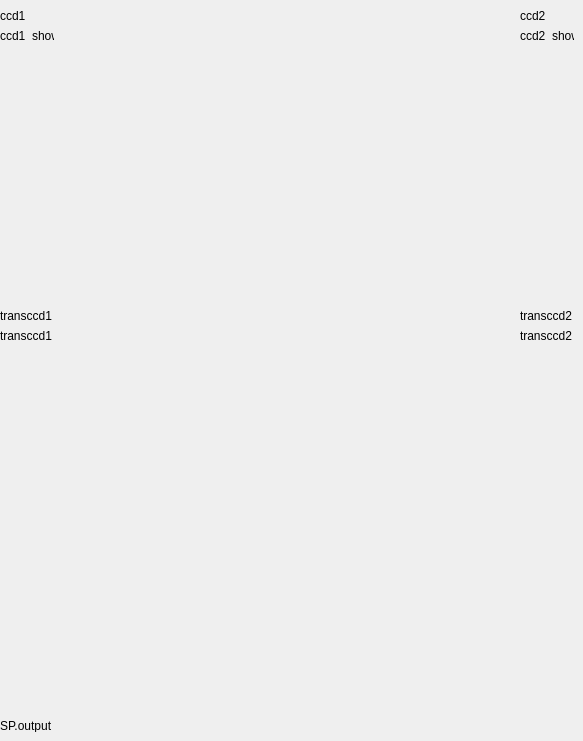
   <widget class="QWidget" name="tab_7">
    <attribute name="title">
     <string>串口图传</string>
    </attribute>
    <widget class="QLabel" name="s_SpeedLoop_output_label">
     <property name="geometry">
      <rect>
       <x>0</x>
       <y>720</y>
       <width>54</width>
       <height>12</height>
      </rect>
     </property>
     <property name="text">
      <string>SP.output</string>
     </property>
    </widget>
    <widget class="QLabel" name="ccd1_label">
     <property name="geometry">
      <rect>
       <x>0</x>
       <y>30</y>
       <width>54</width>
       <height>12</height>
      </rect>
     </property>
     <property name="text">
      <string>ccd1_show</string>
     </property>
    </widget>
    <widget class="QLabel" name="ccd2_label">
     <property name="geometry">
      <rect>
       <x>520</x>
       <y>30</y>
       <width>54</width>
       <height>12</height>
      </rect>
     </property>
     <property name="text">
      <string>ccd2_show</string>
     </property>
    </widget>
    <widget class="QLabel" name="ccd111_label">
     <property name="geometry">
      <rect>
       <x>0</x>
       <y>10</y>
       <width>54</width>
       <height>12</height>
      </rect>
     </property>
     <property name="text">
      <string>ccd1</string>
     </property>
    </widget>
    <widget class="QLabel" name="ccd222_label">
     <property name="geometry">
      <rect>
       <x>520</x>
       <y>10</y>
       <width>54</width>
       <height>12</height>
      </rect>
     </property>
     <property name="text">
      <string>ccd2</string>
     </property>
    </widget>
    <widget class="QLabel" name="ccd333_label">
     <property name="geometry">
      <rect>
       <x>0</x>
       <y>310</y>
       <width>54</width>
       <height>12</height>
      </rect>
     </property>
     <property name="text">
      <string>transccd1</string>
     </property>
    </widget>
    <widget class="QLabel" name="transccd2_label">
     <property name="geometry">
      <rect>
       <x>520</x>
       <y>330</y>
       <width>54</width>
       <height>12</height>
      </rect>
     </property>
     <property name="text">
      <string>transccd2</string>
     </property>
    </widget>
    <widget class="QLabel" name="transccd1_label">
     <property name="geometry">
      <rect>
       <x>0</x>
       <y>330</y>
       <width>54</width>
       <height>12</height>
      </rect>
     </property>
     <property name="text">
      <string>transccd1</string>
     </property>
    </widget>
    <widget class="QLabel" name="ccd444_label">
     <property name="geometry">
      <rect>
       <x>520</x>
       <y>310</y>
       <width>54</width>
       <height>12</height>
      </rect>
     </property>
     <property name="text">
      <string>transccd2</string>
     </property>
    </widget>
   </widget>
